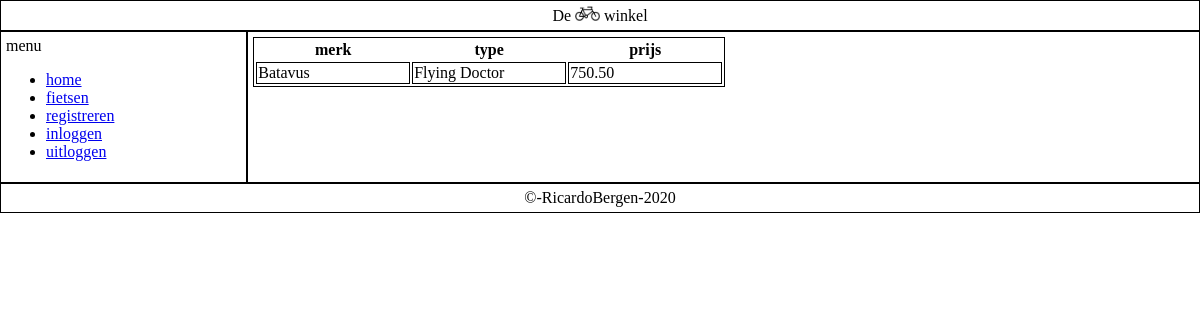
Page /index.php?page=detail&id=1 on the committed database.
### tables this page shows
CREATE TABLE `fietsen` (
  `id` smallint(5) NOT NULL,
  `merk` varchar(15) NOT NULL,
  `type` varchar(25) NOT NULL,
  `prijs` decimal(6,2) NOT NULL
);

### pages/fietsendetail.php (the view, shortened to what this page needs)
<?php
  $conn = connectdb();
  echo "<table><tr><th>merk</th><th>type</th><th>prijs</th></tr>";
  $id = $_GET['id'];
  $stmt = $conn->prepare("SELECT * FROM fietsen");
  $stmt->execute();
  foreach($stmt->fetchAll() as $k=>$v) {
    if($id == $v['id']){
      echo "<tr><td>" . $v['merk'] . "</td><td>" . $v['type'] . "</td><td>" . $v['prijs'] . "</td></tr>";
    }else{
    }
  };
  echo "</table>";
?>

### css/fietsenwinkel.css (style rules this page uses)
body { margin: 0px; padding: 0px; min-height: 10vh; flex-direction:column; }
td { width:150px; }
table, td { border: solid 1px black; }

### rows in the picture
fietsen: merk "Batavus", type "Flying Doctor", prijs "750.50"
